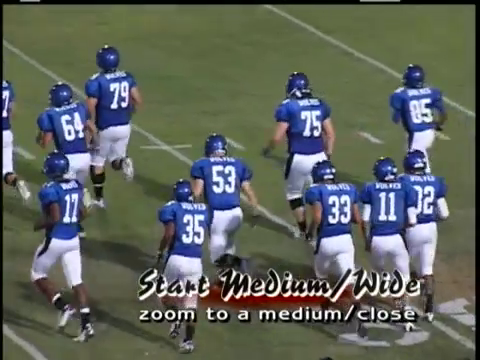
#> input picture frame 150 of media/short_example.mp4, 480 x 360 px, given in place of short.mp4, which was not available
$ python detect_scenes.py
#> lines starting #> are read from the running program, lines starting #| are printed output that depends on the picture; pictures that were not available may be replaced by others from this repository, and a replacement may not be noted
import cv2
import numpy as np


'''
correct answers:

3,200  - 3 secs
22,300 - 19 secs
41,480 - 35 secs
44,800 - 38 secs

'''

# Used for getting specifc frame configuration to optimize time spent for finding scenes
def format_frame(inputFrame, percent=20):
    # reduce color to grayscale
    # inputFrame = cv2.cvtColor(inputFrame, cv2.COLOR_BGR2GRAY)

    # reduce resolution
    width = int(inputFrame.shape[1] * percent/ 100)
    height = int(inputFrame.shape[0] * percent/ 100)
    dim = (width, height)

    return cv2.resize(inputFrame, dim, interpolation=cv2.INTER_AREA)


def get_change_number(frameA, frameB):
    # pulled from my previous motion detection project
    # probably not optimal for this case?
    DIFF = cv2.absdiff(np.float32(frameA), np.float32(frameB))
    MAX_DIFF = np.amax(DIFF)
    # cv2.imshow("absdiff", DIFF)

    return MAX_DIFF


# SAVING_IMAGES = True

VIDEO_PATH = "/Users/ethanbolton/Desktop/hackgt/video/GT_video/short.mp4"
cap = cv2.VideoCapture(VIDEO_PATH)


last_frame = format_frame(cap.read()[1])
#> in format_frame, `width = int(inputFrame.shape[1] * percent/ 100)`: width = 96
#> in format_frame, `dim = (width, height)`: dim = (96, 72)
#> in format_frame, `return cv2.resize(inputFrame, dim, interpolation=cv2.INTER_AREA)`:
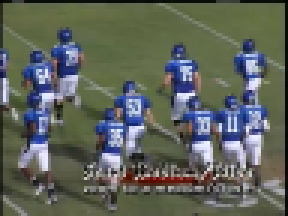
#> returned value: shape (72, 96, 3) (shown 3 times larger); mean of channels 0, 1, 2 91.5, 100.3, 95.1; drawn as B, G, R
counter = 0
previous_change = None
last_significant_framedata = np.empty(last_frame.shape)
print("LAST SIGNIFICANT")
print(last_significant_framedata.any())
#| True
#> last_significant_framedata: shape (72, 96, 3) float64; 0.58% of the values are NaN or infinite; the others: min -1.74e+308, max 7.88e+307, mean -inf
running_list = []

saveCounter = None

while cap.isOpened():
    if counter % 1000 == 0:
        print(running_list)

    frame_iterations = 20
    if counter % frame_iterations == 0:
        ret, current_frame = cap.read()
        current_frame = format_frame(current_frame)

        MAX_DIFF = get_change_number(last_frame, current_frame)
#> in get_change_number, `DIFF = cv2.absdiff(np.float32(frameA), np.float32(frameB))`:
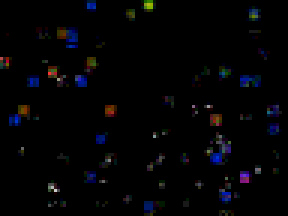
#> DIFF: shape (72, 96, 3) float32 (shown 3 times larger); mean of channels 0, 1, 2 0.189, 0.125, 0.128; drawn with min black and max white
#> in get_change_number, `MAX_DIFF = np.amax(DIFF)`: MAX_DIFF = 10
#> MAX_DIFF = 10

        # print(last_frame, current_frame)
        print(counter, MAX_DIFF)
#| 0 10.0
        if previous_change != None and abs(MAX_DIFF - previous_change) > 60:

            # Compare last changed frame
            if not last_significant_framedata.any():
                AGAINST_LAST_SIG_FRAME = get_change_number(last_significant_framedata, current_frame)

            if not last_significant_framedata.any() or AGAINST_LAST_SIG_FRAME > 80:

                print(f"CHANGE_DETECTED: frame {counter}")


                if len(running_list) != 0 and counter - running_list[-1] > 1500:
                    running_list.append(counter)
                    last_significant_framedata = current_frame
                    print("LAST SIGNIFICANT")
                    print(last_significant_framedata.any())
                    saveCounter = counter + (3 * frame_iterations) # set svae to be in three more progressions
                elif len(running_list) == 0:
                    running_list.append(counter)
                    last_significant_framedata = current_frame

#> (the run stopped early here; a loop or call above may not have finished)

$ run again, starting later in the video
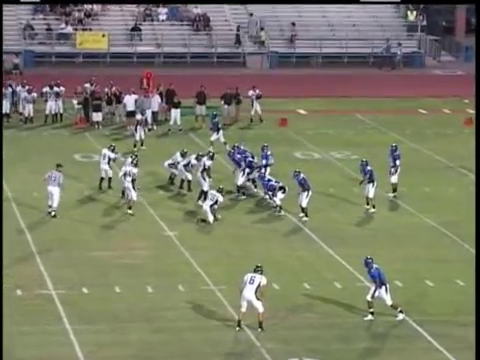
#> input picture frame 676 of media/short_example.mp4, 480 x 360 px, given in place of short.mp4, which was not available
#> width = 96
#> dim = (96, 72)
#> in format_frame, `return cv2.resize(inputFrame, dim, interpolation=cv2.INTER_AREA)`:
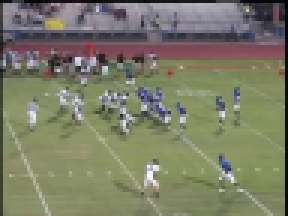
#> returned value: shape (72, 96, 3) (shown 3 times larger); mean of channels 0, 1, 2 102.4, 124.5, 123.9; drawn as B, G, R
#| True
#> last_significant_framedata: shape (72, 96, 3) float64; 0.74% of the values are NaN or infinite; the others: min -1.01e+308, max 1.46e+308, mean inf
#> in get_change_number, `DIFF = cv2.absdiff(np.float32(frameA), np.float32(frameB))`:
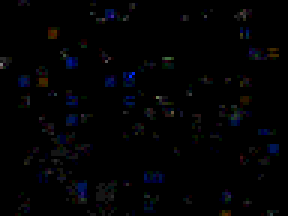
#> DIFF: shape (72, 96, 3) float32 (shown 3 times larger); mean of channels 0, 1, 2 0.179, 0.111, 0.104; drawn with min black and max white
#> in get_change_number, `MAX_DIFF = np.amax(DIFF)`: MAX_DIFF = 12
#| 0 12.0

$ run again, starting later in the video
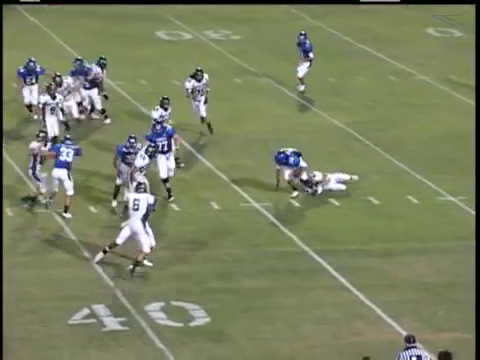
#> input picture frame 1203 of media/short_example.mp4, 480 x 360 px, given in place of short.mp4, which was not available
#> width = 96
#> dim = (96, 72)
#| True
#> last_significant_framedata: shape (72, 96, 3) float64; 0.87% of the values are NaN or infinite; the others: min -1.74e+308, max 7.44e+307, mean -inf
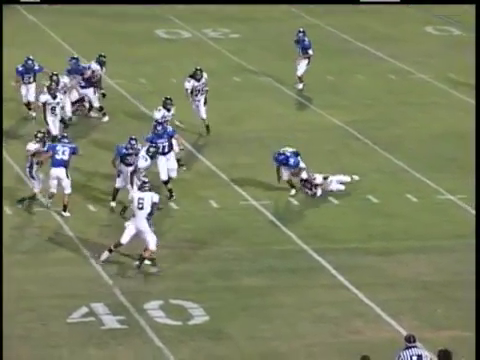
#> input picture frame 1204 of media/short_example.mp4, 480 x 360 px, given in place of short.mp4, which was not available
#> current_frame is the input picture: shape (360, 480, 3); mean B, G, R 96.7, 128.2, 122.2
#> in get_change_number, `DIFF = cv2.absdiff(np.float32(frameA), np.float32(frameB))`:
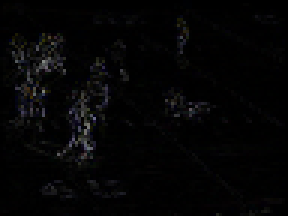
#> DIFF: shape (72, 96, 3) float32 (shown 3 times larger); mean of channels 0, 1, 2 5, 4.6, 4.7; drawn as B, G, R
#> in get_change_number, `MAX_DIFF = np.amax(DIFF)`: MAX_DIFF = 135
#| 0 135.0
